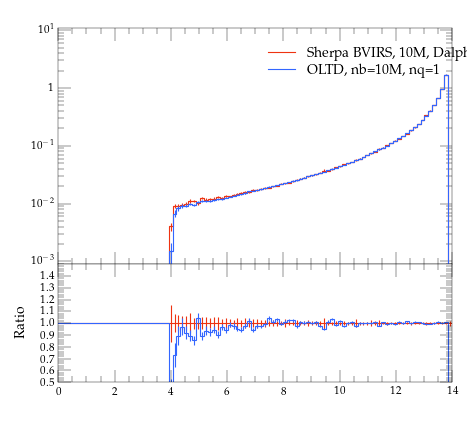

Python code for this plot:
#! /usr/bin/env python

# This Python script was auto-generated using YODA v2.0.0.
# Analysis object: /evtb/inc_tjb_m
# Timestamp: 15-04-2024 (14:39:54)

import matplotlib as mpl
import matplotlib.pyplot as plt
mpl.use('Agg') # comment out for interactive use
import os
import numpy as np

plotDir = os.path.split(os.path.realpath(__file__))[0]
if 'YODA_USER_PLOT_PATH' in globals():
    plot_outdir = globals()['YODA_USER_PLOT_PATH']
else:
    plot_outdir = plotDir

#plot style
plt.style.use(os.path.join(plotDir, '../default.mplstyle'))
# plot metadata
figW, figH = plt.rcParams['figure.figsize']
ax_xLabel = r''
ax_yLabel = r''
ax_title  = r''
ax_xScale = 'linear'
ax_yScale = 'log'
xLims = (0.0, 14.0)
yLims = (0.0009000000000000001, 11.0)

# TeX-friendly labels for the legend
labels = [ r"Sherpa BVIRS, 10M, Dalpha=0.01", r"OLTD, nb=10M, nq=1" ]

# Create figure and axis objects
fig, (ax, ratio0_ax) = plt.subplots(2, 1, sharex=True,
                  figsize=(figW,figH), gridspec_kw={'height_ratios': (2, 1)})
ratio0_ax.yaxis.set_major_locator(mpl.ticker.MultipleLocator(0.1))
ratio0_ax.set_ylim(0.5, 1.4999)
ratio0_ax.set_ylabel('Ratio')

# LineColor map: curve index -> color
linecolors = {0: '#EE3311', 1: '#3366FF'}
# the numerical data is stored in a separate file
dataf = dict()
prefix = os.path.split(__file__)[0]
if prefix:    prefix = prefix + '/'
exec(open(prefix+'inc_tjb_m__data.py').read(), dataf)


legend_handles = [] # keep track of handles for the legend

# style options for curves
# starts at zorder>=5 to draw curve on top of legend
styles = {
  'curve0': {
    'color' : linecolors[0],
    'linestyle' : '-',
    'marker' : 'o',
    'zorder' : 5,
    'histstyle' : True,
  },
  'curve1': {
    'color' : linecolors[1],
    'linestyle' : '-',
    'marker' : 'o',
    'zorder' : 6,
    'histstyle' : True,
  },
}
# curve from input yoda files in main panel
for label in dataf['yvals'].keys():
    if all(np.isnan(v) for v in dataf['yvals'][label]):
        continue
    tmp = None
    if styles[label]['histstyle']: # draw as histogram
        tmp, = ax.plot(dataf['xedges'], dataf['yedges'][label],
                       color=styles[label]['color'],
                       linestyle=styles[label]['linestyle'],
                       drawstyle='steps-pre', solid_joinstyle='miter',
                       zorder=styles[label]['zorder'], label=label)
        ax.errorbar(dataf['xpoints'], dataf['yvals'][label], color=styles[label]['color'],
                    xerr=dataf['xerrs'], yerr=[dataf['ydowns'][label], dataf['yups'][label]],
                    linestyle='none', zorder=styles[label]['zorder'])
    else: # draw as scatter
        tmp = ax.errorbar(dataf['xpoints'], dataf['yvals'][label],
                          xerr=dataf['xerrs'],
                          yerr=[ dataf['ydowns'][label],
                          dataf['yups'][label] ],
                          fmt=styles[label]['marker'],
                          ecolor=styles[label]['color'],
                          color=styles[label]['color'], zorder=2)
        tmp[-1][0].set_linestyle(styles[label]['linestyle'])
    legend_handles += [tmp]
    for varLabel in dataf['variation_yvals'].keys():
        if varLabel.startswith(label):
            tmp, = ax.plot(dataf['xedges'], dataf['variation_yvals'][varLabel],
                           color=styles[label]['color'],
                           linestyle=styles[label]['linestyle'],
                           drawstyle='steps-pre', solid_joinstyle='miter',
                           zorder=styles[label]['zorder'], alpha=0.5)


# plots on ratio panel
# curve from input yoda files in ratio panel
for label, yvals in dataf['ratio0_yvals'].items():
    if all(np.isnan(v) for v in yvals):
        continue
    if styles[label]['histstyle']: # plot as histogram
        ratio0_ax.plot(dataf['xedges'], yvals,
                       color=styles[label]['color'],
                       linestyle=styles[label]['linestyle'],
                       drawstyle='steps-pre', zorder=1,
                       solid_joinstyle='miter')
        ratio0_ax.vlines(dataf['xpoints'],
                         dataf['ratio0_ymin'][label],
                         dataf['ratio0_ymax'][label],
                         color=styles[label]['color'], zorder=1)
    else: # plot as scatter
        tmp = ratio0_ax.errorbar(dataf['xpoints'],
                                 yvals, xerr=dataf['xerrs'],
                                 yerr=dataf['ratio0_yerrs'][label],
                                 fmt=styles[label]['marker'],
                                 ecolor=styles[label]['color'],
                                 color=styles[label]['color'])
        tmp[-1][0].set_linestyle(styles[label]['linestyle'])

    for varlabel in dataf['ratio0_variation_vals'].keys():
        if varlabel.startswith(label):
            ratio0_ax.plot(dataf['xedges'],
                            dataf['ratio0_variation_vals'][varlabel],
                            color=styles[label]['color'],
                            linestyle=styles[label]['linestyle'],
                            drawstyle='steps-pre', solid_joinstyle='miter',
                            zorder=1, alpha=0.5)

legend_pos = (0.5, 0.97)
ax.legend(legend_handles, labels, loc='upper left', bbox_to_anchor=legend_pos)

# set plot metadata as defined above
ratio0_ax.set_xlabel(ax_xLabel)
ratio0_ax.xaxis.set_label_coords(1., -.15)
ax.set_ylabel(ax_yLabel, loc='top')
ax.set_title(ax_title, loc='left')
ax.set_xscale(ax_xScale)
ax.set_yscale(ax_yScale)
ax.set_xlim(xLims)
ax.set_ylim(yLims)

# tick formatting
plt.rcParams['xtick.top'] = True
plt.rcParams['ytick.right'] = True
ax.yaxis.set_major_locator(mpl.ticker.LogLocator(base=10.0, numticks=np.inf))
ax.yaxis.set_minor_locator(mpl.ticker.LogLocator(
                           base=10.0, subs=np.arange(0.1, 1, 0.1), numticks=np.inf))
fig.align_ylabels((ax, ratio0_ax))
plt.savefig(os.path.join(plot_outdir, 'inc_tjb_m.pdf'), format='PDF')
plt.savefig(os.path.join(plot_outdir, 'inc_tjb_m.png'), format='PNG')

plt.close(fig)
